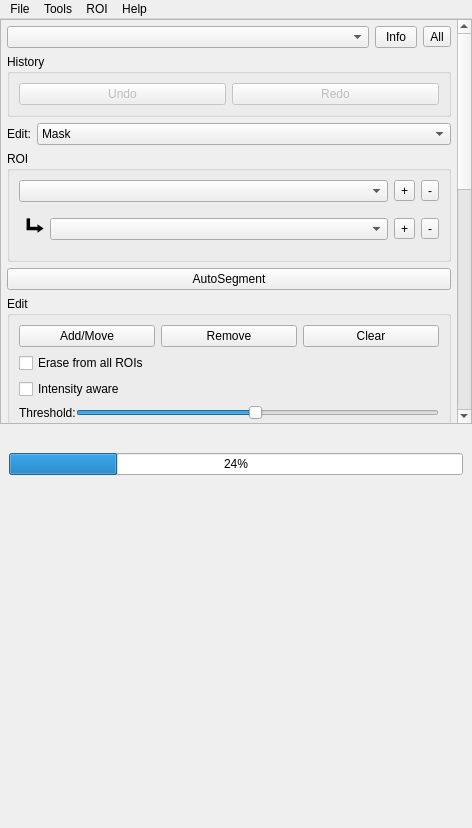
<?xml version="1.0" encoding="UTF-8"?>
<ui version="4.0">
 <class>SegmentationToolbox</class>
 <widget class="QMainWindow" name="SegmentationToolbox">
  <property name="geometry">
   <rect>
    <x>0</x>
    <y>0</y>
    <width>472</width>
    <height>828</height>
   </rect>
  </property>
  <property name="sizePolicy">
   <sizepolicy hsizetype="Fixed" vsizetype="Expanding">
    <horstretch>0</horstretch>
    <verstretch>0</verstretch>
   </sizepolicy>
  </property>
  <property name="windowTitle">
   <string>MainWindow</string>
  </property>
  <widget class="QWidget" name="centralwidget">
   <property name="sizePolicy">
    <sizepolicy hsizetype="Preferred" vsizetype="Preferred">
     <horstretch>0</horstretch>
     <verstretch>0</verstretch>
    </sizepolicy>
   </property>
   <layout class="QVBoxLayout" name="verticalLayout">
    <property name="spacing">
     <number>0</number>
    </property>
    <property name="leftMargin">
     <number>0</number>
    </property>
    <property name="topMargin">
     <number>0</number>
    </property>
    <property name="rightMargin">
     <number>0</number>
    </property>
    <property name="bottomMargin">
     <number>0</number>
    </property>
    <item>
     <widget class="QWidget" name="mainUIWidget" native="true">
      <property name="sizePolicy">
       <sizepolicy hsizetype="Preferred" vsizetype="Preferred">
        <horstretch>0</horstretch>
        <verstretch>0</verstretch>
       </sizepolicy>
      </property>
      <layout class="QVBoxLayout" name="verticalLayout_9">
       <property name="spacing">
        <number>0</number>
       </property>
       <property name="leftMargin">
        <number>0</number>
       </property>
       <property name="topMargin">
        <number>0</number>
       </property>
       <property name="rightMargin">
        <number>0</number>
       </property>
       <property name="bottomMargin">
        <number>0</number>
       </property>
       <item>
        <widget class="QScrollArea" name="scrollArea">
         <property name="sizePolicy">
          <sizepolicy hsizetype="MinimumExpanding" vsizetype="Expanding">
           <horstretch>0</horstretch>
           <verstretch>0</verstretch>
          </sizepolicy>
         </property>
         <property name="horizontalScrollBarPolicy">
          <enum>Qt::ScrollBarAlwaysOff</enum>
         </property>
         <property name="widgetResizable">
          <bool>true</bool>
         </property>
         <widget class="QWidget" name="scrollAreaWidgetContents">
          <property name="geometry">
           <rect>
            <x>0</x>
            <y>0</y>
            <width>447</width>
            <height>1214</height>
           </rect>
          </property>
          <property name="sizePolicy">
           <sizepolicy hsizetype="Minimum" vsizetype="Expanding">
            <horstretch>0</horstretch>
            <verstretch>0</verstretch>
           </sizepolicy>
          </property>
          <property name="minimumSize">
           <size>
            <width>333</width>
            <height>0</height>
           </size>
          </property>
          <layout class="QVBoxLayout" name="verticalLayout_11">
           <property name="spacing">
            <number>6</number>
           </property>
           <property name="leftMargin">
            <number>6</number>
           </property>
           <property name="topMargin">
            <number>6</number>
           </property>
           <property name="rightMargin">
            <number>6</number>
           </property>
           <property name="bottomMargin">
            <number>6</number>
           </property>
           <item>
            <layout class="QHBoxLayout" name="horizontalLayout_11">
             <property name="spacing">
              <number>6</number>
             </property>
             <item>
              <widget class="QComboBox" name="classification_combo">
               <property name="sizePolicy">
                <sizepolicy hsizetype="Preferred" vsizetype="Fixed">
                 <horstretch>2</horstretch>
                 <verstretch>0</verstretch>
                </sizepolicy>
               </property>
              </widget>
             </item>
             <item>
              <widget class="QPushButton" name="model_info_button">
               <property name="sizePolicy">
                <sizepolicy hsizetype="Fixed" vsizetype="Preferred">
                 <horstretch>0</horstretch>
                 <verstretch>0</verstretch>
                </sizepolicy>
               </property>
               <property name="styleSheet">
                <string notr="true">padding-left: 10px;
padding-right: 10px;</string>
               </property>
               <property name="text">
                <string>Info</string>
               </property>
              </widget>
             </item>
             <item>
              <widget class="QToolButton" name="classification_all_button">
               <property name="sizePolicy">
                <sizepolicy hsizetype="Minimum" vsizetype="Fixed">
                 <horstretch>0</horstretch>
                 <verstretch>0</verstretch>
                </sizepolicy>
               </property>
               <property name="text">
                <string>All</string>
               </property>
              </widget>
             </item>
            </layout>
           </item>
           <item>
            <widget class="QGroupBox" name="history_group">
             <property name="sizePolicy">
              <sizepolicy hsizetype="Preferred" vsizetype="Minimum">
               <horstretch>0</horstretch>
               <verstretch>0</verstretch>
              </sizepolicy>
             </property>
             <property name="title">
              <string>History</string>
             </property>
             <layout class="QHBoxLayout" name="horizontalLayout_3">
              <item>
               <widget class="QPushButton" name="undoButton">
                <property name="enabled">
                 <bool>false</bool>
                </property>
                <property name="text">
                 <string>Undo</string>
                </property>
               </widget>
              </item>
              <item>
               <widget class="QPushButton" name="redoButton">
                <property name="enabled">
                 <bool>false</bool>
                </property>
                <property name="text">
                 <string>Redo</string>
                </property>
               </widget>
              </item>
             </layout>
            </widget>
           </item>
           <item>
            <layout class="QHBoxLayout" name="horizontalLayout_6">
             <item>
              <widget class="QLabel" name="label_2">
               <property name="sizePolicy">
                <sizepolicy hsizetype="Minimum" vsizetype="Preferred">
                 <horstretch>0</horstretch>
                 <verstretch>0</verstretch>
                </sizepolicy>
               </property>
               <property name="text">
                <string>Edit:</string>
               </property>
              </widget>
             </item>
             <item>
              <widget class="QComboBox" name="editmode_combo">
               <property name="sizePolicy">
                <sizepolicy hsizetype="Preferred" vsizetype="Fixed">
                 <horstretch>1</horstretch>
                 <verstretch>0</verstretch>
                </sizepolicy>
               </property>
               <item>
                <property name="text">
                 <string>Mask</string>
                </property>
               </item>
               <item>
                <property name="text">
                 <string>Contour</string>
                </property>
               </item>
              </widget>
             </item>
            </layout>
           </item>
           <item>
            <widget class="QGroupBox" name="ROI_group">
             <property name="sizePolicy">
              <sizepolicy hsizetype="Preferred" vsizetype="Minimum">
               <horstretch>0</horstretch>
               <verstretch>0</verstretch>
              </sizepolicy>
             </property>
             <property name="title">
              <string>ROI</string>
             </property>
             <layout class="QVBoxLayout" name="verticalLayout_2">
              <item>
               <layout class="QHBoxLayout" name="horizontalLayout">
                <item>
                 <widget class="QComboBox" name="roi_combo"/>
                </item>
                <item>
                 <widget class="QToolButton" name="roi_add_button">
                  <property name="text">
                   <string>+</string>
                  </property>
                 </widget>
                </item>
                <item>
                 <widget class="QToolButton" name="roi_remove_button">
                  <property name="text">
                   <string>-</string>
                  </property>
                 </widget>
                </item>
               </layout>
              </item>
              <item>
               <widget class="QWidget" name="subroi_widget" native="true">
                <layout class="QHBoxLayout" name="horizontalLayout_2">
                 <property name="spacing">
                  <number>6</number>
                 </property>
                 <property name="leftMargin">
                  <number>0</number>
                 </property>
                 <property name="topMargin">
                  <number>0</number>
                 </property>
                 <property name="rightMargin">
                  <number>0</number>
                 </property>
                 <property name="bottomMargin">
                  <number>0</number>
                 </property>
                 <item>
                  <widget class="QLabel" name="label">
                   <property name="font">
                    <font>
                     <pointsize>18</pointsize>
                     <weight>75</weight>
                     <bold>true</bold>
                    </font>
                   </property>
                   <property name="text">
                    <string> ⮡</string>
                   </property>
                  </widget>
                 </item>
                 <item>
                  <widget class="QComboBox" name="subroi_combo">
                   <property name="sizePolicy">
                    <sizepolicy hsizetype="Preferred" vsizetype="Fixed">
                     <horstretch>1</horstretch>
                     <verstretch>0</verstretch>
                    </sizepolicy>
                   </property>
                  </widget>
                 </item>
                 <item>
                  <widget class="QToolButton" name="subroi_add_button">
                   <property name="text">
                    <string>+</string>
                   </property>
                  </widget>
                 </item>
                 <item>
                  <widget class="QToolButton" name="subroi_remove_button">
                   <property name="text">
                    <string>-</string>
                   </property>
                  </widget>
                 </item>
                </layout>
               </widget>
              </item>
             </layout>
            </widget>
           </item>
           <item>
            <widget class="QPushButton" name="autosegment_button">
             <property name="text">
              <string>AutoSegment</string>
             </property>
            </widget>
           </item>
           <item>
            <widget class="QGroupBox" name="edit_group">
             <property name="sizePolicy">
              <sizepolicy hsizetype="Preferred" vsizetype="Minimum">
               <horstretch>0</horstretch>
               <verstretch>0</verstretch>
              </sizepolicy>
             </property>
             <property name="title">
              <string>Edit</string>
             </property>
             <layout class="QVBoxLayout" name="verticalLayout_3">
              <item>
               <layout class="QHBoxLayout" name="horizontalLayout_8">
                <item>
                 <widget class="QPushButton" name="addpaint_button">
                  <property name="text">
                   <string>Add/Move</string>
                  </property>
                  <property name="checkable">
                   <bool>true</bool>
                  </property>
                  <property name="checked">
                   <bool>false</bool>
                  </property>
                  <property name="autoExclusive">
                   <bool>false</bool>
                  </property>
                 </widget>
                </item>
                <item>
                 <widget class="QPushButton" name="removeerase_button">
                  <property name="text">
                   <string>Remove</string>
                  </property>
                  <property name="checkable">
                   <bool>true</bool>
                  </property>
                  <property name="autoExclusive">
                   <bool>false</bool>
                  </property>
                 </widget>
                </item>
                <item>
                 <widget class="QPushButton" name="removeall_button">
                  <property name="text">
                   <string>Clear</string>
                  </property>
                 </widget>
                </item>
               </layout>
              </item>
              <item>
               <widget class="QCheckBox" name="eraseFromAllROIs_checkbox">
                <property name="text">
                 <string>Erase from all ROIs</string>
                </property>
               </widget>
              </item>
              <item>
               <widget class="QCheckBox" name="intensityAware_checkbox">
                <property name="text">
                 <string>Intensity aware</string>
                </property>
               </widget>
              </item>
              <item>
               <widget class="QWidget" name="intensityThreshold_widget" native="true">
                <layout class="QHBoxLayout" name="horizontalLayout_16">
                 <property name="spacing">
                  <number>0</number>
                 </property>
                 <property name="leftMargin">
                  <number>0</number>
                 </property>
                 <property name="topMargin">
                  <number>0</number>
                 </property>
                 <property name="rightMargin">
                  <number>0</number>
                 </property>
                 <property name="bottomMargin">
                  <number>0</number>
                 </property>
                 <item>
                  <widget class="QLabel" name="label_4">
                   <property name="text">
                    <string>Threshold:</string>
                   </property>
                  </widget>
                 </item>
                 <item>
                  <widget class="QSlider" name="intensityThreshold_slider">
                   <property name="minimum">
                    <number>1</number>
                   </property>
                   <property name="maximum">
                    <number>100</number>
                   </property>
                   <property name="value">
                    <number>50</number>
                   </property>
                   <property name="orientation">
                    <enum>Qt::Horizontal</enum>
                   </property>
                  </widget>
                 </item>
                </layout>
               </widget>
              </item>
             </layout>
            </widget>
           </item>
           <item>
            <widget class="QGroupBox" name="brush_group">
             <property name="sizePolicy">
              <sizepolicy hsizetype="Preferred" vsizetype="Minimum">
               <horstretch>0</horstretch>
               <verstretch>0</verstretch>
              </sizepolicy>
             </property>
             <property name="title">
              <string>Brush</string>
             </property>
             <layout class="QVBoxLayout" name="verticalLayout_6">
              <item>
               <layout class="QHBoxLayout" name="horizontalLayout_5">
                <item>
                 <widget class="QToolButton" name="circlebrush_button">
                  <property name="minimumSize">
                   <size>
                    <width>24</width>
                    <height>24</height>
                   </size>
                  </property>
                  <property name="font">
                   <font>
                    <pointsize>20</pointsize>
                    <weight>50</weight>
                    <bold>false</bold>
                   </font>
                  </property>
                  <property name="text">
                   <string/>
                  </property>
                  <property name="icon">
                   <iconset>
                    <normaloff>ui/images/circle.png</normaloff>ui/images/circle.png</iconset>
                  </property>
                  <property name="checkable">
                   <bool>true</bool>
                  </property>
                  <property name="checked">
                   <bool>true</bool>
                  </property>
                  <property name="autoExclusive">
                   <bool>true</bool>
                  </property>
                 </widget>
                </item>
                <item>
                 <widget class="QToolButton" name="squarebrush_button">
                  <property name="minimumSize">
                   <size>
                    <width>24</width>
                    <height>24</height>
                   </size>
                  </property>
                  <property name="icon">
                   <iconset>
                    <normaloff>ui/images/square.png</normaloff>ui/images/square.png</iconset>
                  </property>
                  <property name="checkable">
                   <bool>true</bool>
                  </property>
                  <property name="autoExclusive">
                   <bool>true</bool>
                  </property>
                 </widget>
                </item>
                <item>
                 <widget class="QSlider" name="brushsize_slider">
                  <property name="sizePolicy">
                   <sizepolicy hsizetype="Expanding" vsizetype="Fixed">
                    <horstretch>1</horstretch>
                    <verstretch>0</verstretch>
                   </sizepolicy>
                  </property>
                  <property name="minimum">
                   <number>0</number>
                  </property>
                  <property name="maximum">
                   <number>20</number>
                  </property>
                  <property name="singleStep">
                   <number>1</number>
                  </property>
                  <property name="pageStep">
                   <number>10</number>
                  </property>
                  <property name="value">
                   <number>5</number>
                  </property>
                  <property name="orientation">
                   <enum>Qt::Horizontal</enum>
                  </property>
                  <property name="tickPosition">
                   <enum>QSlider::TicksBelow</enum>
                  </property>
                 </widget>
                </item>
                <item>
                 <widget class="QLabel" name="brushsize_label">
                  <property name="sizePolicy">
                   <sizepolicy hsizetype="Fixed" vsizetype="Preferred">
                    <horstretch>0</horstretch>
                    <verstretch>0</verstretch>
                   </sizepolicy>
                  </property>
                  <property name="minimumSize">
                   <size>
                    <width>20</width>
                    <height>0</height>
                   </size>
                  </property>
                  <property name="text">
                   <string>11</string>
                  </property>
                  <property name="alignment">
                   <set>Qt::AlignRight|Qt::AlignTrailing|Qt::AlignVCenter</set>
                  </property>
                 </widget>
                </item>
               </layout>
              </item>
             </layout>
            </widget>
           </item>
           <item>
            <widget class="QGroupBox" name="maskedit_group">
             <property name="sizePolicy">
              <sizepolicy hsizetype="Preferred" vsizetype="Minimum">
               <horstretch>0</horstretch>
               <verstretch>0</verstretch>
              </sizepolicy>
             </property>
             <property name="title">
              <string>Mask</string>
             </property>
             <layout class="QVBoxLayout" name="verticalLayout_7">
              <item>
               <layout class="QHBoxLayout" name="horizontalLayout_12">
                <item>
                 <widget class="QLabel" name="opacityLabel">
                  <property name="text">
                   <string>Opacity</string>
                  </property>
                 </widget>
                </item>
                <item>
                 <widget class="QSlider" name="opacitySlider">
                  <property name="maximum">
                   <number>100</number>
                  </property>
                  <property name="orientation">
                   <enum>Qt::Horizontal</enum>
                  </property>
                 </widget>
                </item>
               </layout>
              </item>
              <item>
               <layout class="QHBoxLayout" name="horizontalLayout_10">
                <item>
                 <widget class="QPushButton" name="grow_button">
                  <property name="text">
                   <string>Grow</string>
                  </property>
                 </widget>
                </item>
                <item>
                 <widget class="QPushButton" name="shrink_button">
                  <property name="text">
                   <string>Shrink</string>
                  </property>
                 </widget>
                </item>
               </layout>
              </item>
              <item>
               <layout class="QHBoxLayout" name="horizontalLayout_13">
                <item>
                 <widget class="QPushButton" name="despeckle_button">
                  <property name="text">
                   <string>Despeckle</string>
                  </property>
                 </widget>
                </item>
                <item>
                 <widget class="QPushButton" name="fillholes_button">
                  <property name="text">
                   <string>Fill Holes</string>
                  </property>
                 </widget>
                </item>
               </layout>
              </item>
              <item>
               <layout class="QHBoxLayout" name="horizontalLayout_15">
                <item>
                 <widget class="QLabel" name="label_3">
                  <property name="text">
                   <string>Radius</string>
                  </property>
                 </widget>
                </item>
                <item>
                 <widget class="QSlider" name="despeckle_radius_slider">
                  <property name="minimum">
                   <number>1</number>
                  </property>
                  <property name="maximum">
                   <number>30</number>
                  </property>
                  <property name="value">
                   <number>5</number>
                  </property>
                  <property name="orientation">
                   <enum>Qt::Horizontal</enum>
                  </property>
                 </widget>
                </item>
               </layout>
              </item>
              <item>
               <layout class="QHBoxLayout" name="horizontalLayout_19">
                <item>
                 <widget class="QPushButton" name="autoThreshold_button">
                  <property name="text">
                   <string>Auto Threshold</string>
                  </property>
                 </widget>
                </item>
                <item>
                 <widget class="QCheckBox" name="autoThreshold_allMasks_checkbox">
                  <property name="text">
                   <string>Apply to all masks</string>
                  </property>
                  <property name="checked">
                   <bool>true</bool>
                  </property>
                 </widget>
                </item>
               </layout>
              </item>
             </layout>
            </widget>
           </item>
           <item>
            <widget class="QGroupBox" name="contouredit_widget">
             <property name="sizePolicy">
              <sizepolicy hsizetype="Preferred" vsizetype="Minimum">
               <horstretch>0</horstretch>
               <verstretch>0</verstretch>
              </sizepolicy>
             </property>
             <property name="title">
              <string>Contour</string>
             </property>
             <layout class="QVBoxLayout" name="verticalLayout_4">
              <item>
               <layout class="QHBoxLayout" name="horizontalLayout_7">
                <item>
                 <widget class="QPushButton" name="translateContour_button">
                  <property name="text">
                   <string>Translate</string>
                  </property>
                  <property name="checkable">
                   <bool>true</bool>
                  </property>
                 </widget>
                </item>
                <item>
                 <widget class="QPushButton" name="rotateContour_button">
                  <property name="text">
                   <string>Rotate</string>
                  </property>
                  <property name="checkable">
                   <bool>true</bool>
                  </property>
                 </widget>
                </item>
               </layout>
              </item>
              <item>
               <layout class="QHBoxLayout" name="horizontalLayout_9">
                <item>
                 <widget class="QPushButton" name="optimizeButton">
                  <property name="text">
                   <string>Snap to edges</string>
                  </property>
                 </widget>
                </item>
                <item>
                 <widget class="QPushButton" name="simplifyButton">
                  <property name="text">
                   <string>Simplify</string>
                  </property>
                 </widget>
                </item>
               </layout>
              </item>
             </layout>
            </widget>
           </item>
           <item>
            <widget class="QGroupBox" name="maskInterpolationGroup">
             <property name="sizePolicy">
              <sizepolicy hsizetype="Preferred" vsizetype="Minimum">
               <horstretch>0</horstretch>
               <verstretch>0</verstretch>
              </sizepolicy>
             </property>
             <property name="title">
              <string>Mask interpolation</string>
             </property>
             <layout class="QVBoxLayout" name="verticalLayout_10">
              <item>
               <layout class="QHBoxLayout" name="horizontalLayout_18">
                <item>
                 <widget class="QPushButton" name="interpolateButton">
                  <property name="text">
                   <string>Interpolate</string>
                  </property>
                 </widget>
                </item>
                <item>
                 <widget class="QPushButton" name="interpolateBlockButton">
                  <property name="text">
                   <string>Interpolate Block</string>
                  </property>
                 </widget>
                </item>
               </layout>
              </item>
              <item>
               <layout class="QHBoxLayout" name="horizontalLayout_14">
                <item>
                 <widget class="QRadioButton" name="interpolation_style_int">
                  <property name="text">
                   <string>Interpolation</string>
                  </property>
                 </widget>
                </item>
                <item>
                 <widget class="QRadioButton" name="interpolation_style_reg">
                  <property name="text">
                   <string>Registration</string>
                  </property>
                 </widget>
                </item>
               </layout>
              </item>
              <item>
               <layout class="QHBoxLayout" name="horizontalLayout_17">
                <item>
                 <widget class="QRadioButton" name="interpolation_style_both">
                  <property name="text">
                   <string>Both</string>
                  </property>
                  <property name="checked">
                   <bool>true</bool>
                  </property>
                 </widget>
                </item>
               </layout>
              </item>
             </layout>
            </widget>
           </item>
           <item>
            <widget class="QGroupBox" name="registrationGroup">
             <property name="sizePolicy">
              <sizepolicy hsizetype="Preferred" vsizetype="Minimum">
               <horstretch>0</horstretch>
               <verstretch>0</verstretch>
              </sizepolicy>
             </property>
             <property name="title">
              <string>Registration</string>
             </property>
             <layout class="QVBoxLayout" name="verticalLayout_5">
              <item>
               <layout class="QHBoxLayout" name="horizontalLayout_4">
                <item>
                 <widget class="QPushButton" name="propagateBackButton">
                  <property name="text">
                   <string>Propagate back</string>
                  </property>
                 </widget>
                </item>
                <item>
                 <widget class="QPushButton" name="propagateForwardButton">
                  <property name="text">
                   <string>Propagate forward</string>
                  </property>
                 </widget>
                </item>
               </layout>
              </item>
              <item>
               <widget class="QPushButton" name="calcTransformsButton">
                <property name="text">
                 <string>Calculate transforms</string>
                </property>
               </widget>
              </item>
             </layout>
            </widget>
           </item>
           <item>
            <spacer name="verticalSpacer_2">
             <property name="orientation">
              <enum>Qt::Vertical</enum>
             </property>
             <property name="sizeHint" stdset="0">
              <size>
               <width>20</width>
               <height>40</height>
              </size>
             </property>
            </spacer>
           </item>
          </layout>
         </widget>
        </widget>
       </item>
      </layout>
     </widget>
    </item>
    <item>
     <widget class="QWidget" name="splashWidget" native="true">
      <layout class="QVBoxLayout" name="verticalLayout_8">
       <item>
        <widget class="QLabel" name="splash_label">
         <property name="text">
          <string/>
         </property>
         <property name="alignment">
          <set>Qt::AlignCenter</set>
         </property>
        </widget>
       </item>
       <item>
        <widget class="QProgressBar" name="splash_progressbar">
         <property name="value">
          <number>24</number>
         </property>
        </widget>
       </item>
       <item>
        <widget class="QLabel" name="splash_text_label">
         <property name="text">
          <string/>
         </property>
        </widget>
       </item>
       <item>
        <spacer name="verticalSpacer">
         <property name="orientation">
          <enum>Qt::Vertical</enum>
         </property>
         <property name="sizeHint" stdset="0">
          <size>
           <width>20</width>
           <height>40</height>
          </size>
         </property>
        </spacer>
       </item>
      </layout>
     </widget>
    </item>
   </layout>
  </widget>
  <widget class="QMenuBar" name="menubar">
   <property name="geometry">
    <rect>
     <x>0</x>
     <y>0</y>
     <width>472</width>
     <height>30</height>
    </rect>
   </property>
   <widget class="QMenu" name="menuFile">
    <property name="title">
     <string>File</string>
    </property>
    <widget class="QMenu" name="menuSave_masks">
     <property name="title">
      <string>Save masks...</string>
     </property>
     <widget class="QMenu" name="menuSave_as_Numpy">
      <property name="title">
       <string>Save as Numpy...</string>
      </property>
      <addaction name="actionSaveNPZ"/>
      <addaction name="actionSaveNPY"/>
      <addaction name="actionSaveNumpyBundle"/>
     </widget>
     <widget class="QMenu" name="menuSave_as_compact">
      <property name="title">
       <string>Save as compact...</string>
      </property>
      <addaction name="actionSave_as_Compact_Dicom"/>
      <addaction name="actionSave_as_Compact_Nifti"/>
     </widget>
     <addaction name="menuSave_as_Numpy"/>
     <addaction name="actionSave_as_Dicom"/>
     <addaction name="actionSave_as_Nifti"/>
     <addaction name="menuSave_as_compact"/>
    </widget>
    <widget class="QMenu" name="menuImport">
     <property name="title">
      <string>Import masks...</string>
     </property>
     <addaction name="actionImport_masks"/>
     <addaction name="actionImport_multiple_masks"/>
    </widget>
    <widget class="QMenu" name="menuReorient_data">
     <property name="title">
      <string>Reorient data</string>
     </property>
     <addaction name="action_reorient_axial"/>
     <addaction name="action_reorient_sagittal"/>
     <addaction name="action_reorient_coronal"/>
     <addaction name="action_reorient_invert_slices"/>
    </widget>
    <addaction name="actionLoad_data"/>
    <addaction name="actionSave_data_as_Nifti"/>
    <addaction name="menuReorient_data"/>
    <addaction name="separator"/>
    <addaction name="actionImport_ROIs"/>
    <addaction name="actionExport_ROIs"/>
    <addaction name="separator"/>
    <addaction name="menuImport"/>
    <addaction name="menuSave_masks"/>
    <addaction name="separator"/>
    <addaction name="actionImport_model"/>
    <addaction name="action_Upload_data"/>
    <addaction name="actionQuit"/>
   </widget>
   <widget class="QMenu" name="menuTools">
    <property name="title">
     <string>Tools</string>
    </property>
    <addaction name="actionIncremental_Learn"/>
    <addaction name="separator"/>
    <addaction name="actionCalculate_statistics"/>
    <addaction name="actionPyRadiomics"/>
    <addaction name="separator"/>
    <addaction name="actionOpen_transform_calculator"/>
    <addaction name="separator"/>
    <addaction name="actionPreferences"/>
    <addaction name="actionModel_browser"/>
    <addaction name="action_Restore_factory_settings"/>
   </widget>
   <widget class="QMenu" name="menuHelp">
    <property name="title">
     <string>Help</string>
    </property>
    <addaction name="actionOpen_online_documentation"/>
    <addaction name="actionHelp_shortcuts"/>
    <addaction name="separator"/>
    <addaction name="actionAbout"/>
    <addaction name="actionShowLogs"/>
   </widget>
   <widget class="QMenu" name="menuROI">
    <property name="title">
     <string>ROI</string>
    </property>
    <addaction name="actionCopy_roi"/>
    <addaction name="actionCombine_roi"/>
    <addaction name="actionMultiple_combine"/>
    <addaction name="actionRemove_overlap"/>
   </widget>
   <addaction name="menuFile"/>
   <addaction name="menuTools"/>
   <addaction name="menuROI"/>
   <addaction name="menuHelp"/>
  </widget>
  <action name="actionImport_ROIs">
   <property name="text">
    <string>Import ROI file...</string>
   </property>
  </action>
  <action name="actionExport_ROIs">
   <property name="text">
    <string>Export ROI file...</string>
   </property>
  </action>
  <action name="actionImport_masks">
   <property name="text">
    <string>Import single mask...</string>
   </property>
  </action>
  <action name="actionSave_as_Dicom">
   <property name="text">
    <string>Save as Dicom...</string>
   </property>
  </action>
  <action name="actionSave_as_Nifti">
   <property name="text">
    <string>Save as Nifti...</string>
   </property>
  </action>
  <action name="actionLoad_data">
   <property name="text">
    <string>Load data...</string>
   </property>
  </action>
  <action name="actionSaveNPZ">
   <property name="text">
    <string>Single file</string>
   </property>
  </action>
  <action name="actionSaveNPY">
   <property name="text">
    <string>Multiple files</string>
   </property>
  </action>
  <action name="actionCalculate_statistics">
   <property name="text">
    <string>Calculate statistics...</string>
   </property>
  </action>
  <action name="actionAbout">
   <property name="text">
    <string>About...</string>
   </property>
  </action>
  <action name="actionPyRadiomics">
   <property name="text">
    <string>PyRadiomics...</string>
   </property>
  </action>
  <action name="actionPreferences">
   <property name="text">
    <string>Preferences...</string>
   </property>
  </action>
  <action name="actionCopy_roi">
   <property name="text">
    <string>Copy/Rename...</string>
   </property>
  </action>
  <action name="actionCombine_roi">
   <property name="text">
    <string>Combine...</string>
   </property>
  </action>
  <action name="action_Upload_data">
   <property name="text">
    <string>! Upload data...</string>
   </property>
  </action>
  <action name="actionImport_model">
   <property name="text">
    <string>Import model...</string>
   </property>
  </action>
  <action name="actionImport_multiple_masks">
   <property name="text">
    <string>Import multiple masks...</string>
   </property>
  </action>
  <action name="actionOpen_transform_calculator">
   <property name="text">
    <string>Open transform calculator</string>
   </property>
  </action>
  <action name="actionIncremental_Learn">
   <property name="text">
    <string>Improve model...</string>
   </property>
  </action>
  <action name="actionRemove_overlap">
   <property name="text">
    <string>Remove overlap</string>
   </property>
  </action>
  <action name="actionOpen_online_documentation">
   <property name="text">
    <string>Online documentation...</string>
   </property>
  </action>
  <action name="actionHelp_shortcuts">
   <property name="text">
    <string>Shortcuts...</string>
   </property>
  </action>
  <action name="action_Restore_factory_settings">
   <property name="text">
    <string>! Restore factory settings...</string>
   </property>
  </action>
  <action name="actionMultiple_combine">
   <property name="text">
    <string>Multiple combine...</string>
   </property>
  </action>
  <action name="actionSave_as_Compact_Dicom">
   <property name="text">
    <string>Dicom...</string>
   </property>
  </action>
  <action name="actionSave_as_Compact_Nifti">
   <property name="text">
    <string>Nifti...</string>
   </property>
  </action>
  <action name="actionShowLogs">
   <property name="text">
    <string>Show Logs...</string>
   </property>
  </action>
  <action name="actionSave_data_as_Nifti">
   <property name="text">
    <string>Reorient/Save data as Nifti...</string>
   </property>
  </action>
  <action name="action_reorient_axial">
   <property name="text">
    <string>Axial...</string>
   </property>
  </action>
  <action name="action_reorient_sagittal">
   <property name="text">
    <string>Sagittal...</string>
   </property>
  </action>
  <action name="action_reorient_coronal">
   <property name="text">
    <string>Coronal...</string>
   </property>
  </action>
  <action name="actionQuit">
   <property name="text">
    <string>Quit</string>
   </property>
  </action>
  <action name="actionSaveNumpyBundle">
   <property name="text">
    <string>Data and mask bundle</string>
   </property>
  </action>
  <action name="actionModel_browser">
   <property name="text">
    <string>Model browser...</string>
   </property>
  </action>
  <action name="action_reorient_invert_slices">
   <property name="text">
    <string>Invert slices...</string>
   </property>
  </action>
 </widget>
 <resources/>
 <connections/>
 <slots>
  <slot>setROI(str,str)</slot>
 </slots>
</ui>
